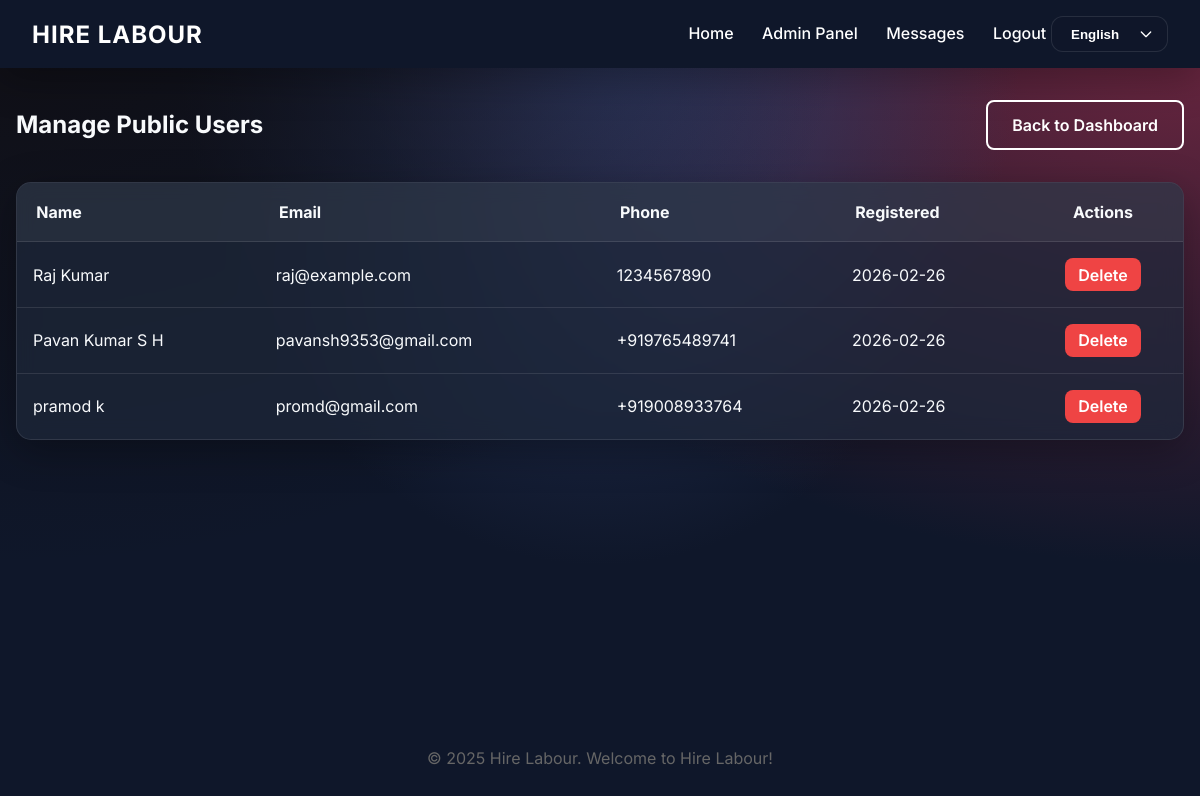
Screenshot of /admin/manage_publics (signed in) with the database file from the repository.
### models.py (models this page shows, shortened)
class Public(db.Model, UserMixin):
    __tablename__ = 'publics'
    public_id = db.Column(db.Integer, primary_key=True)
    username = db.Column(db.String(50), unique=True, nullable=False)
    password = db.Column(db.String(255), nullable=False)
    full_name = db.Column(db.String(100), nullable=False)
    email = db.Column(db.String(100), unique=True, nullable=False)
    phone = db.Column(db.String(15), nullable=False)
    profile_image = db.Column(db.String(255))
    registration_date = db.Column(db.DateTime, default=datetime.utcnow)
    feedbacks = db.relationship('Feedback', backref='public', lazy=True)

### app.py (the view)
@app.route('/admin/manage_publics')
@login_required
def manage_publics():
    if session.get('user_role') != 'admin':
        return redirect(url_for('index'))
    return render_template('admin/manage_publics.html', publics=Public.query.all())

### app.py (called while the page is built)
@login_manager.user_loader
def load_user(user_id):
    try:
        if user_id.startswith('admin_'):
            return Admin.query.get(int(user_id.split('_')[1]))
        elif user_id.startswith('labour_'):
            return Labour.query.get(int(user_id.split('_')[1]))
        elif user_id.startswith('public_'):
            return Public.query.get(int(user_id.split('_')[1]))
    except:
        return None
    return None

@app.context_processor
def inject_lang():
    lang = session.get('lang', 'en')
    en = TRANSLATIONS['en']
    current = TRANSLATIONS.get(lang, en)
    merged = {**en, **current}
    return dict(lang=lang, t=merged)

### templates/admin/manage_publics.html
{% extends 'base.html' %}
{% block content %}
<div style="display: flex; justify-content: space-between; align-items: center; margin-bottom: 2rem;">
    <h2>Manage Public Users</h2>
    <a href="{{ url_for('admin_dashboard') }}" class="btn btn-outline" style="color: white; border-color: white;">Back
        to Dashboard</a>
</div>
<div class="card" style="padding: 0; overflow: hidden;">
    <div style="overflow-x: auto;">
        <table style="width: 100%; border-collapse: collapse;">
            <thead style="background: rgba(255,255,255,0.05);">
                <tr>
                    <th style="padding: 1.2rem; text-align: left;">Name</th>
                    <th style="padding: 1.2rem; text-align: left;">Email</th>
                    <th style="padding: 1.2rem; text-align: left;">Phone</th>
                    <th style="padding: 1.2rem; text-align: left;">Registered</th>
                    <th style="padding: 1.2rem; text-align: center;">Actions</th>
                </tr>
            </thead>
            <tbody>
                {% for user in publics %}
                <tr style="border-top: 1px solid var(--glass-border);">
                    <td style="padding: 1rem;">{{ user.full_name }}</td>
                    <td style="padding: 1rem;">{{ user.email }}</td>
                    <td style="padding: 1rem;">{{ user.phone }}</td>
                    <td style="padding: 1rem;">{{ user.registration_date.strftime('%Y-%m-%d') }}</td>
                    <td style="padding: 1rem; text-align: center;">
                        <a href="{{ url_for('delete_user', type='public', id=user.public_id) }}" class="btn"
                            style="background: #ef4444; color: white; padding: 0.4rem 0.8rem;"
                            onclick="return confirm('Permanently delete this user?')">Delete</a>
                    </td>
                </tr>
                {% endfor %}
            </tbody>
        </table>
    </div>
</div>
{% endblock %}

### static/css/style.css (style rules this page uses)
:root { --primary-color: #0f172a; --secondary-color: #fbbf24; --accent-color: #10b981; --bg-color: #0f172a; --text-color: #f8fafc; --glass-bg: rgba(30, 41, 59, 0.7); --glass-border: rgba(255, 255, 255, 0.1); --shadow: 0 10px 40px 0 rgba(0, 0, 0, 0.3); }
* { box-sizing: border-box; margin: 0; padding: 0; }
body { font-family: 'Inter', 'Outfit', sans-serif; background: radial-gradient(at 0% 0%, hsla(253, 16%, 7%, 1) 0, transparent 50%), radial-gradient(at 50% 0%, hsla(225, 39%, 30%, 1) 0, transparent 50%), radial-gradient(at 100% 0%, hsla(339, 49%, 30%, 1) 0, transparent 50%); background-color: var(--bg-color); background-attachment: fixed; color: var(--text-color); min-height: 100vh; display: flex; flex-direction: column; }
.card { background: var(--glass-bg); backdrop-filter: blur(10px); -webkit-backdrop-filter: blur(10px); border: 1px solid var(--glass-border); border-radius: 15px; padding: 1.5rem; box-shadow: var(--shadow); transition: transform 0.3s, box-shadow 0.3s; }
.btn { padding: 0.8rem 1.5rem; border-radius: 8px; border: none; font-weight: 600; cursor: pointer; transition: all 0.3s; text-decoration: none; display: inline-block; }
.btn-outline { border: 2px solid white; color: white; background: transparent; }

### rows the page displays
Public: full_name "Raj Kumar", email "raj@example.com", phone "1234567890", registration_date "2026-02-26"
Public: full_name "Pavan Kumar S H", email "pavansh9353@gmail.com", phone "+919765489741", registration_date "2026-02-26"
Public: full_name "pramod k", email "promd@gmail.com", phone "+919008933764", registration_date "2026-02-26"

### other values shown
{{ t['admin_panel'] }} "Admin Panel"
{{ t['logout'] }} "Logout"
{{ t['welcome'] }} "Welcome to Hire Labour!"
